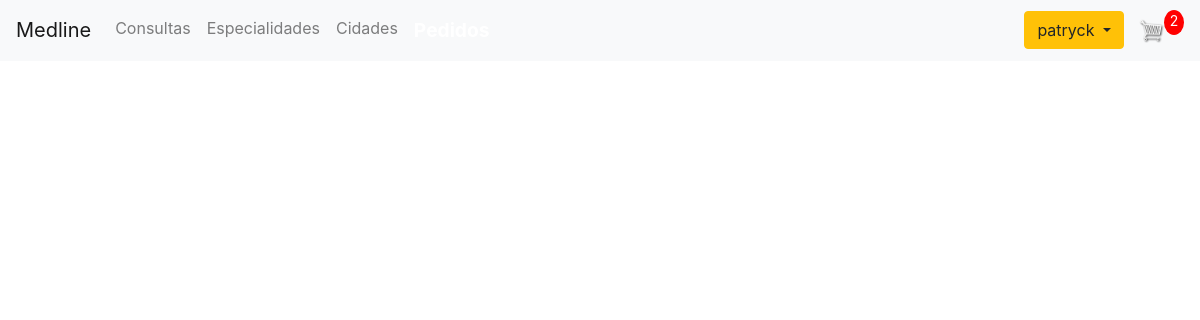
Before: /pedidos/ (signed in) with the older database file.
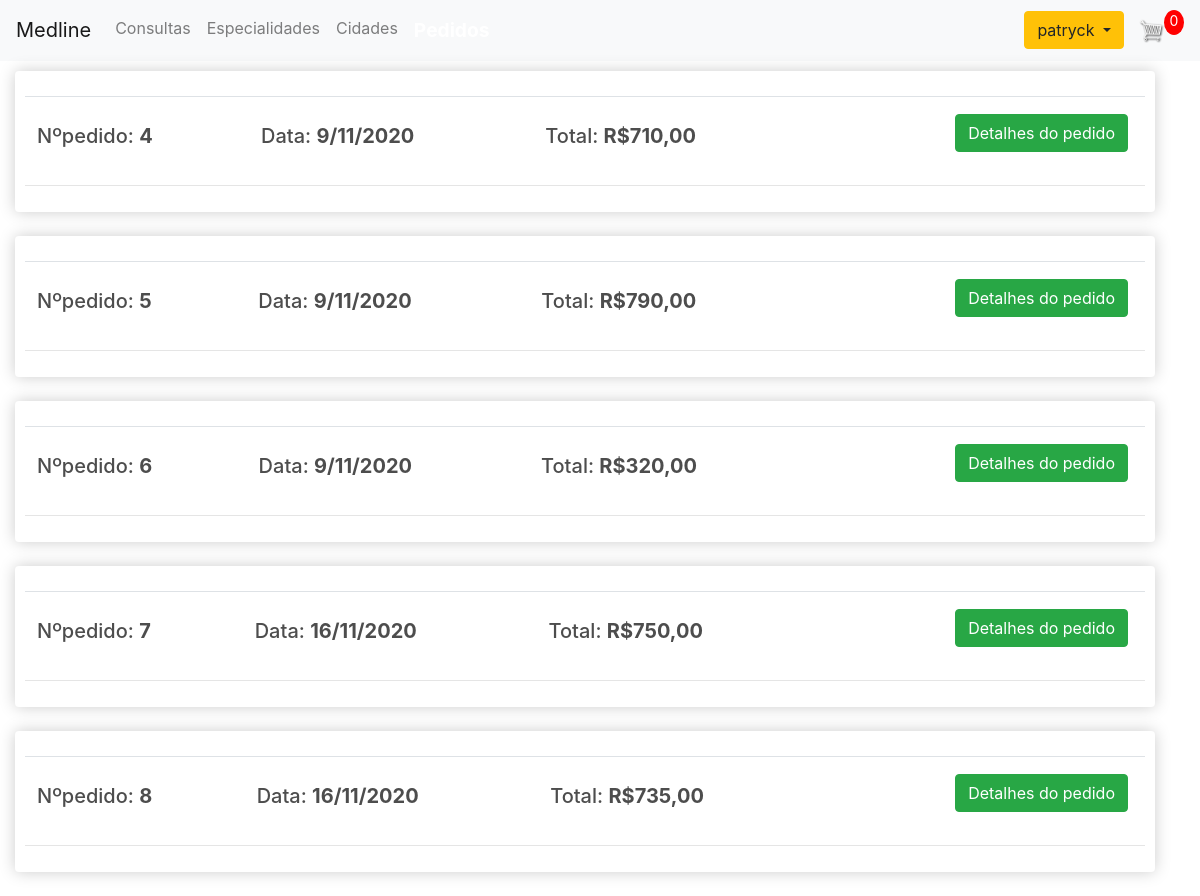
After: the same page with the newer database file.
### consulta/models_login.py (models this page shows, shortened)
class User(AbstractBaseUser, PermissionsMixin):
    username = models.CharField(_('Usuário'), max_length=15, unique=True,
                                null=False, blank=False)
    password = models.CharField(_('Senha'), max_length=128)
    first_name = models.CharField(_('Nome'), max_length=30,
                                  null=False, blank=False)
    last_name = models.CharField(_('Sobrenome'), max_length=30,
                                 null=False, blank=False)
    email = models.EmailField(_('E-mail'), max_length=255, unique=True,
                              validators=[
                                          validators.RegexValidator(re.compile(
                                              '^[\w.@+-]+$'),
                                              _('Enter a valid e-mail'),
                                              _('invalid'))],
                              null=False, blank=False)
    is_active = models.BooleanField(_('active'), default=True)
    is_staff = models.BooleanField(_('staff'), default=False)
    is_admin = models.BooleanField(_('admin'), default=False)
    is_superuser = models.BooleanField(_('superuser'), default=False)
    date_joined = models.DateTimeField(_('date joined'), default=timezone.now)
    objects = UserManager()
    USERNAME_FIELD = 'username'
    REQUIRED_FIELDS = ['first_name', 'last_name', 'email']
    class Meta:
        verbose_name = _('user')
        verbose_name_plural = _('users')

### consulta/models.py (models this page shows, shortened)
class Contato_paciente(models.Model):
    id_paciente = models.ForeignKey(Pacientes, on_delete=models.SET_NULL, blank=True, null=True)
    id_compra = models.ForeignKey(Compras, on_delete=models.SET_NULL, blank=True, null=True)
    nome_completo = models.CharField(max_length=200, null=True)
    email = models.EmailField(max_length=200, null=True)
    cep = models.CharField(max_length=200, null=True)
    rua = models.CharField(max_length=200, null=True)
    bairro = models.CharField(max_length=200, null=True)
    cidade = models.CharField(max_length=200, null=True)
    estado = models.CharField(max_length=200, null=True)
    items_pedido = models.CharField(max_length=200, null=True)
    total = models.CharField(max_length=200, null=True)
    data_compra = models.DateTimeField(auto_now_add=True)

class Compras(models.Model):
    id_paciente = models.ForeignKey(Pacientes, on_delete=models.SET_NULL, null=True)
    data_emissao = models.DateTimeField(auto_now_add=True)
    complete = models.BooleanField(default=False, null=True, blank=True)
    transaction_id = models.CharField(max_length=200, null=True)
    def __str__(self):
        return str(self.id)
    @property
    def get_cart_items(self):
        comprasitems = self.compras_consulta_set.all()
        total = sum([item.quantity for item in comprasitems])
        return total
    class Meta:
        verbose_name = 'Compra'
        verbose_name_plural = 'Compras'

### consulta/views.py (the view)
# urls.py: path('pedidos/', v.pedidos, name="pedidos"),
def pedidos(request):
    if request.user.is_authenticated:
        paciente = request.user.pacientes
        compras, created = Compras.objects.get_or_create(id_paciente=paciente, complete=False)
        items = compras.compras_consulta_set.all()
        cartItems = compras.get_cart_items
    paciente = request.user.pacientes
    contato_paciente = Contato_paciente.objects.all().filter(id_paciente=paciente)
    context = {'cartItems':cartItems,'contato_paciente':contato_paciente}
    return render(request, 'pedidos.html', context)

### consulta/templates/pedidos.html (shortened to what this page needs)
{% extends "base.html" %}
{% load static %}
{% block main %}
{% block links %}
<link rel="stylesheet" type="text/css" href="{% static 'css/pedidos.css' %}">
{% endblock %}
<div class="row col-md-12">
    <div class="col-lg-12">
        {% for dado in contato_paciente %}
        <div class="box-element">
            <table class="table centro">
                <tr>
                    <th><h5 class="centro">Nºpedido: <strong>{{dado.id_compra}}</strong></h5></th>
                    <th><h5 class="centro">Data: <strong>{{dado.data_compra.day}}/{{dado.data_compra.month}}/{{dado.data_compra.year}}</strong></h5></th>
                    <th><h5 class="centro">Total: <strong>R${{dado.total}}</strong></h5></th>
                    <th>
                        <a class="btn btn-success link" href="detalhes_pedido/{{dado.id_compra}}">Detalhes do pedido</a>
                    </th>
                </tr>
            </table>
            <hr>
        </div>
        <br>
        {% endfor %}
    </div>
</div>
{% endblock main %}

### consulta/templates/base.html (shortened to what this page needs)
{% load static %}
<!DOCTYPE html>
<html lang="pt-br">
<head>
    <link rel="stylesheet" type="text/css" href="{% static 'css/base.css' %}">
    <link rel="stylesheet" href="https://stackpath.bootstrapcdn.com/bootstrap/4.5.2/css/bootstrap.min.css"
>
    {% block links %} {% endblock %}
</head>
<body>
    <header>
        <nav class="navbar navbar-expand-lg navbar-light bg-light">
            {% if request.user.pacientes.role == 'medico' %}
            <a class="navbar-brand" href="#">
                <img src="{% static 'imagens/doctor_perfil.png' %}" width="30" height="30"
                    class="d-inline-block align-top" alt="doctor" loading="lazy">
                Medline Médicos
            </a>
            {% else %}
            <a class="navbar-brand" href="{% url 'home' %}">Medline</a>
            {% endif %}
            <div class="collapse navbar-collapse" id="navbarSupportedContent">
                <ul class="navbar-nav mr-auto">
                    {% if request.user.pacientes.role == 'paciente' %}
                    <li class="nav-item">
                        <a class="nav-link consultas-paciente" href="{% url 'consultas' %}">Consultas</a>
                    </li>
                    <li class="nav-item">
                        <a class="nav-link especialidade" href="{% url 'especialidades' %}">Especialidades </a>
                    </li>
                    <li class="nav-item">
                        <a class="nav-link cidade" href="{% url 'cidades' %}">Cidades </a>
                    </li>
                    <li class="nav-item">
                        <a class="nav-link pedidos" href="{% url 'pedidos' %}">Pedidos </a>
                    </li>
                    {% endif %}
                </ul>
                <div class="form-inline my-2 my-lg-0">
                    {% if user.is_authenticated %}
                    <div class="btn-group">
                        <button type="button" class="btn btn-warning dropdown-toggle" data-toggle="dropdown"
                            aria-haspopup="true" aria-expanded="false">
                            {{request.user}}
                        </button>
                    </div>
                    {% else %}
                    <a href="{% url 'login_request' %}" class="btn btn-warning" id="logout">Entrar</a>
                    {% endif %}
                    {% if request.user.pacientes.role == 'paciente' %}
                    <a href="{% url 'carrinho' %}">
                        <img id="cart-icon" src="{% static 'imagens/cart.png' %}">
                    </a>
                    <p id="cart-total">{{ cartItems }}</p>
                    {% endif %}
                </div>
            </div>
        </nav>
    </header>
    {% block main %}
    {% endblock main %}
</body>
</html>

### static/css/base.css (style rules this page uses)
body { background-color: hsl(0, 0%, 98%); }
h1,h2,h3,h4,h5,h6 { color:hsl(0, 0%, 30%); }
.box-element { box-shadow:hsl(0, 0%, 80%) 0 0 16px; background-color: #fff; border-radius: 4px; padding: 10px; }
#cart-icon { width:25px; display: inline-block; margin-left: 15px; }
#cart-total { display: block; text-align: center; color:#fff; background-color: red; width: 20px; height: 25px; border-radius: 50%; font-size: 14px; }
.col-lg-4, .col-lg-6, .col-lg-8, .col-lg-12 { margin-top: 10px; }
.btn { border-radius: 0; }

### static/css/pedidos.css (style rules this page uses)
.pedidos { font-size: 1.20rem; color: #fff !important; font-weight: 700; }
.col-lg-4, .col-lg-6, .col-lg-8, .col-lg-12 { margin-top: 10px; }
.box-element { box-shadow:hsl(0, 0%, 80%) 0 0 16px; background-color: #fff; border-radius: 4px; padding: 10px; }
.centro { margin-top: 15px; }
.link { float:right; margin: 5px; }

Changed rows visible on the page:
added Contato_paciente: id_compra "4", data_compra.day "9", data_compra.month "11", data_compra.year "2020", total "710,00"
added Contato_paciente: id_compra "5", data_compra.day "9", data_compra.month "11", data_compra.year "2020", total "790,00"
added Contato_paciente: id_compra "6", data_compra.day "9", data_compra.month "11", data_compra.year "2020", total "320,00"
added Contato_paciente: id_compra "7", data_compra.day "16", data_compra.month "11", data_compra.year "2020", total "750,00"
added Contato_paciente: id_compra "8", data_compra.day "16", data_compra.month "11", data_compra.year "2020", total "735,00"
Other visible differences:
{{ cartItems }}: "2" → "0"
